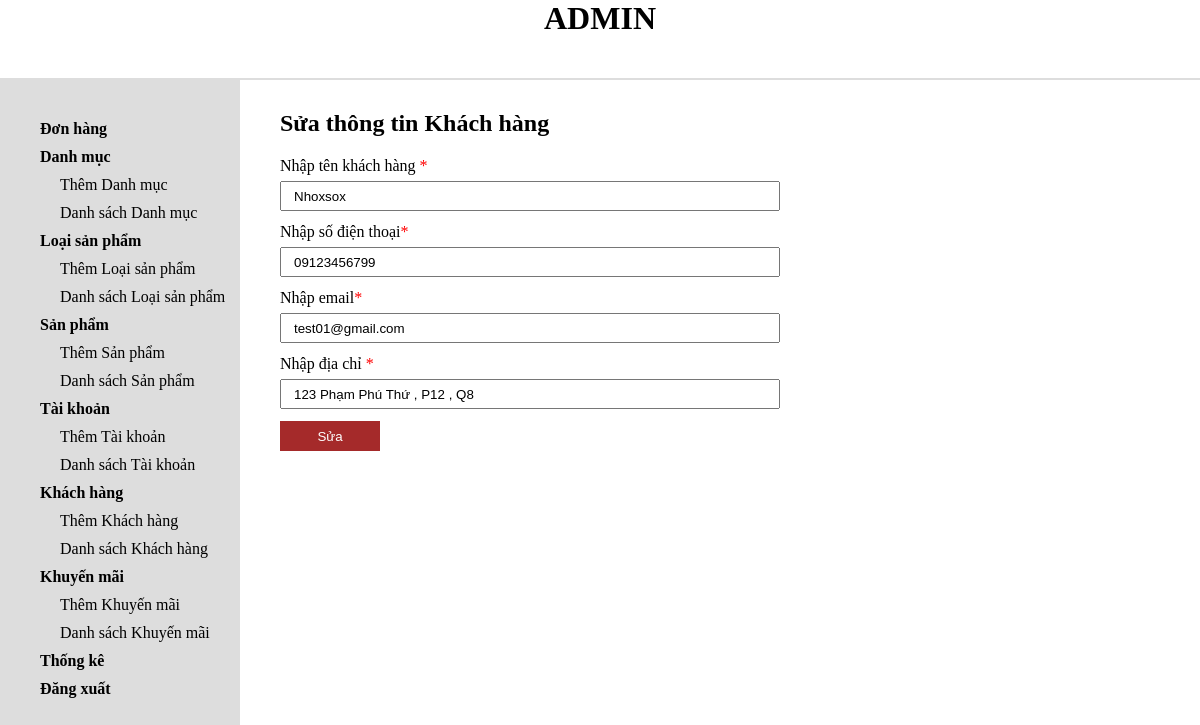
/admin/guessedit.php?id=1, run on the app's committed database.
### tables this page shows
CREATE TABLE `khachhang` (
  `MaKhachHang` int(11) NOT NULL,
  `TenKhachHang` varchar(255) NOT NULL,
  `SDT` varchar(255) NOT NULL,
  `DiaChi` varchar(255) NOT NULL,
  `MaTK` int(11) NOT NULL
);

CREATE TABLE `taikhoan` (
  `MaTK` int(11) NOT NULL,
  `Username` varchar(255) NOT NULL,
  `Email` varchar(255) NOT NULL,
  `Password` varchar(255) NOT NULL,
  `Role` varchar(255) NOT NULL
);

### admin/guessedit.php (the view, shortened to what this page needs)
<?php
include "header.php";
include "slider.php";
$con = ketnoi();
?>
<?php
    $MaKhachHang = $_GET['id'];
    $query = "SELECT * FROM khachhang WHERE MaKhachHang = '$MaKhachHang'";
    $result = mysqli_query($con,$query) or die(mysqli_error($con));
    $rows = mysqli_fetch_assoc($result);
    $query01 = "SELECT * FROM taikhoan WHERE MaTK = '$rows[MaTK]'";
    $result01 = mysqli_query($con,$query01) or die(mysqli_error($con));
    $rows01 = mysqli_fetch_assoc($result01);
?>
<div class="admin-content-right">
    <div class="admin-content-right-product_add">
        <h1>Sửa thông tin Khách hàng</h1>
        <form action="" method="POST" enctype="multipart/form-data">
            <label for="">Nhập tên khách hàng <span style="color:red;">*</span></label>
            <input name="TenKhachHang" required type="text" value="<?php echo $rows['TenKhachHang']; ?>"  style="width:500px;">
            <label for="">Nhập số điện thoại<span style="color:red;">*</span></label>
            <input name="SDT" required type="text" value="<?php echo $rows['SDT']; ?>" style="width:500px;">
            <label for="">Nhập email<span style="color:red;">*</span></label>
            <input name="Email" type="text" value="<?php echo $rows01['Email']; ?>" style="width:500px;">
            <label for="">Nhập địa chỉ <span style="color:red;">*</span></label>
            <input name="DiaChi" type="text" value="<?php echo $rows['DiaChi']; ?>" style="width:500px;">
            <button type="submit" name="submit">Sửa</button>
        </form>
    </div>
</div>
</section>
</body>
</html>

### admin/style.css (style rules this page uses)
* { margin:0; padding:0; box-sizing: border-box; color:black; outline:none; }
.admin-content-right { width:80%; padding:30px 0 0 40px; }
.admin-content-right-product_add h1 { margin-bottom: 20px; }
.admin-content-right-product_add input,select { width:200px; height:30px; display:block; margin:6px 0 12px; padding-left: 12px; }
.admin-content-right-product_add button { display:block; margin-top:10px; height:30px; width:100px; cursor: pointer; background-color: brown; border:none; color:white; transition:all 0.3s ease; }

### data on the page
khachhang: TenKhachHang "Nhoxsox", SDT "09123456799", DiaChi "123 Phạm Phú Thứ , P12 , Q8"
taikhoan: Email "test01@gmail.com"
